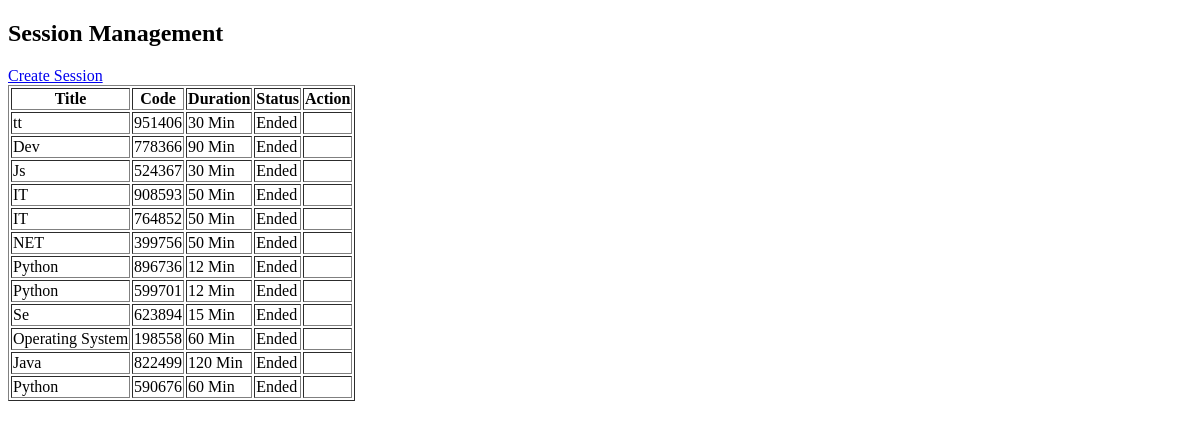
Before: /sessions/ with the older database file.
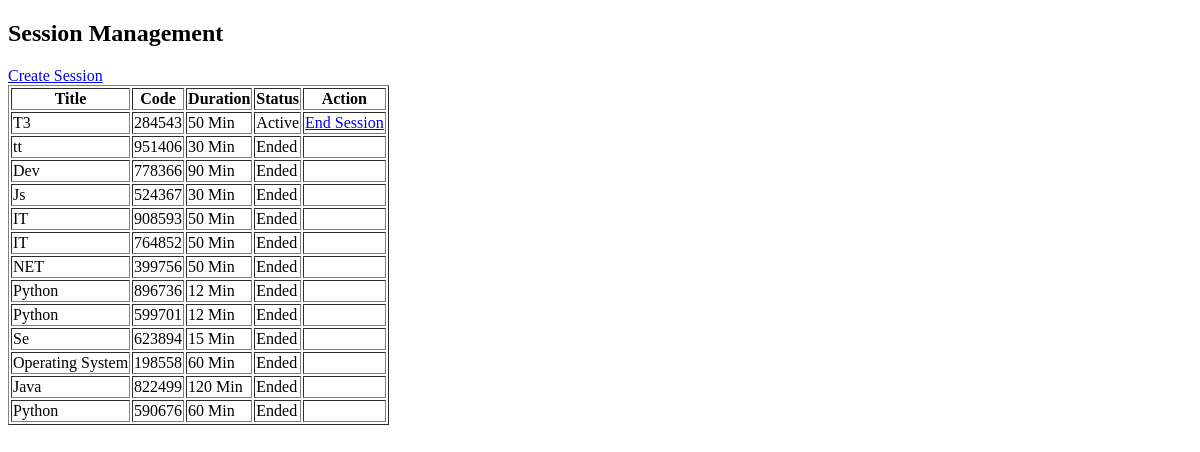
After: the same page with the newer database file.
### monitoring/models.py (models this page shows, shortened)
class Session(models.Model):
    title = models.CharField(max_length=100)
    code = models.CharField(max_length=20, unique=True)
    start_time = models.DateTimeField(auto_now_add=True)
    duration = models.IntegerField()
    active = models.BooleanField(default=True)

### monitoring/views.py (the view)
# urls.py: path('sessions/', views.session_list),
def session_list(request):
    sessions = Session.objects.all().order_by("-start_time")
    return render(
        request,
        "session_list.html",
        {
            "sessions": sessions
        }
    )

### monitoring/templates/session_list.html (shortened to what this page needs)
<!DOCTYPE html>
<html>
<head>
</head>
<body>
<h2>Session Management</h2>
<a href="/create-session/">Create Session</a>
<table border="1">
<tr>
<th>Title</th>
<th>Code</th>
<th>Duration</th>
<th>Status</th>
<th>Action</th>
</tr>
{% for s in sessions %}
<tr>
<td>{{ s.title }}</td>
<td>{{ s.code }}</td>
<td>{{ s.duration }} Min</td>
<td>
{% if s.active %}
Active
{% else %}
Ended
{% endif %}
</td>
<td>
{% if s.active %}
<a href="/sessions/end/{{s.id}}/">
End Session
</a>
{% endif %}
</td>
</tr>
{% endfor %}
</table>
</body>
</html>

Changed rows visible on the page:
added Session: title "T3", code "284543", duration "50", active "Active"
